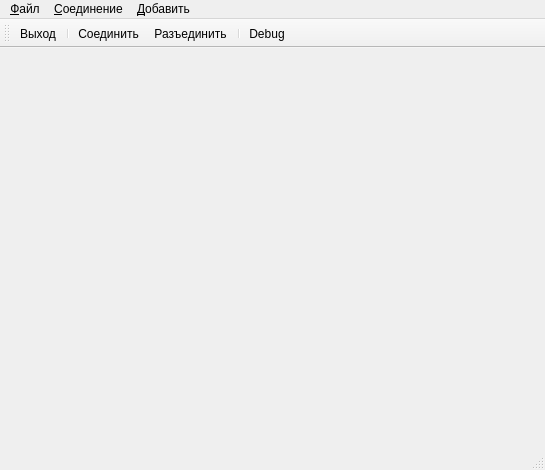
<?xml version="1.0" encoding="UTF-8"?>
<ui version="4.0">
 <class>CanOpenWin</class>
 <widget class="QMainWindow" name="CanOpenWin">
  <property name="geometry">
   <rect>
    <x>0</x>
    <y>0</y>
    <width>545</width>
    <height>470</height>
   </rect>
  </property>
  <property name="windowTitle">
   <string>CanOpenWin</string>
  </property>
  <widget class="QWidget" name="centralwidget"/>
  <widget class="QMenuBar" name="menubar">
   <property name="geometry">
    <rect>
     <x>0</x>
     <y>0</y>
     <width>545</width>
     <height>21</height>
    </rect>
   </property>
   <widget class="QMenu" name="menu">
    <property name="title">
     <string>&amp;Файл</string>
    </property>
    <addaction name="actSaveCockpit"/>
    <addaction name="actOpenCockpit"/>
    <addaction name="actSettings"/>
    <addaction name="separator"/>
    <addaction name="actQuit"/>
   </widget>
   <widget class="QMenu" name="menu_2">
    <property name="title">
     <string>&amp;Соединение</string>
    </property>
    <addaction name="actConnect"/>
    <addaction name="actDisconnect"/>
   </widget>
   <widget class="QMenu" name="menu_3">
    <property name="title">
     <string>&amp;Добавить</string>
    </property>
    <addaction name="actAddPlot"/>
    <addaction name="actAddDial"/>
    <addaction name="actAddSlider"/>
    <addaction name="actAddBar"/>
    <addaction name="actAddButton"/>
    <addaction name="actAddIndicator"/>
   </widget>
   <addaction name="menu"/>
   <addaction name="menu_2"/>
   <addaction name="menu_3"/>
  </widget>
  <widget class="QStatusBar" name="statusbar"/>
  <widget class="QToolBar" name="toolBar">
   <property name="windowTitle">
    <string>toolBar</string>
   </property>
   <attribute name="toolBarArea">
    <enum>TopToolBarArea</enum>
   </attribute>
   <attribute name="toolBarBreak">
    <bool>false</bool>
   </attribute>
   <addaction name="actQuit"/>
   <addaction name="separator"/>
   <addaction name="actConnect"/>
   <addaction name="actDisconnect"/>
   <addaction name="separator"/>
   <addaction name="actDebugExec"/>
  </widget>
  <action name="actDebugExec">
   <property name="icon">
    <iconset resource="qt_canopennode_slcan.qrc">
     <normaloff>:/images/icons/Engineering-48.png</normaloff>:/images/icons/Engineering-48.png</iconset>
   </property>
   <property name="text">
    <string>Debug</string>
   </property>
  </action>
  <action name="actConnect">
   <property name="icon">
    <iconset resource="qt_canopennode_slcan.qrc">
     <normaloff>:/images/icons/Connected-48.png</normaloff>:/images/icons/Connected-48.png</iconset>
   </property>
   <property name="text">
    <string>&amp;Соединить</string>
   </property>
   <property name="toolTip">
    <string>Соединить</string>
   </property>
  </action>
  <action name="actDisconnect">
   <property name="icon">
    <iconset resource="qt_canopennode_slcan.qrc">
     <normaloff>:/images/icons/Disconnected-48.png</normaloff>:/images/icons/Disconnected-48.png</iconset>
   </property>
   <property name="text">
    <string>&amp;Разъединить</string>
   </property>
   <property name="toolTip">
    <string>Разъединить</string>
   </property>
  </action>
  <action name="actQuit">
   <property name="icon">
    <iconset resource="qt_canopennode_slcan.qrc">
     <normaloff>:/images/icons/Shutdown-48.png</normaloff>:/images/icons/Shutdown-48.png</iconset>
   </property>
   <property name="text">
    <string>В&amp;ыход</string>
   </property>
  </action>
  <action name="actAddPlot">
   <property name="text">
    <string>&amp;График</string>
   </property>
   <property name="toolTip">
    <string>Добавить график</string>
   </property>
  </action>
  <action name="actEditPlot">
   <property name="text">
    <string>&amp;Редактировать</string>
   </property>
   <property name="toolTip">
    <string>Редактировать график</string>
   </property>
  </action>
  <action name="actDelPlot">
   <property name="text">
    <string>&amp;Удалить</string>
   </property>
   <property name="toolTip">
    <string>Удалить график</string>
   </property>
  </action>
  <action name="actAddDial">
   <property name="text">
    <string>&amp;Показометр</string>
   </property>
   <property name="toolTip">
    <string>Добавить показометр</string>
   </property>
  </action>
  <action name="actEditDial">
   <property name="text">
    <string>&amp;Редактировать</string>
   </property>
   <property name="toolTip">
    <string>Редактировать показометр</string>
   </property>
  </action>
  <action name="actDelDial">
   <property name="text">
    <string>&amp;Удалить</string>
   </property>
   <property name="toolTip">
    <string>Удалить показометр</string>
   </property>
  </action>
  <action name="actAddSlider">
   <property name="text">
    <string>&amp;Слайдер</string>
   </property>
   <property name="toolTip">
    <string>Добавить слайдер</string>
   </property>
  </action>
  <action name="actEditSlider">
   <property name="text">
    <string>&amp;Редактировать</string>
   </property>
   <property name="toolTip">
    <string>Редактировать слайдер</string>
   </property>
  </action>
  <action name="actDelSlider">
   <property name="text">
    <string>&amp;Удалить</string>
   </property>
   <property name="toolTip">
    <string>Удалить слайдер</string>
   </property>
  </action>
  <action name="actAddBar">
   <property name="text">
    <string>&amp;Бар</string>
   </property>
   <property name="toolTip">
    <string>Добавить бар</string>
   </property>
  </action>
  <action name="actEditBar">
   <property name="text">
    <string>&amp;Редактировать</string>
   </property>
   <property name="toolTip">
    <string>Редактировать бар</string>
   </property>
  </action>
  <action name="actDelBar">
   <property name="text">
    <string>&amp;Удалить</string>
   </property>
   <property name="toolTip">
    <string>Удалить бар</string>
   </property>
  </action>
  <action name="actAddButton">
   <property name="text">
    <string>&amp;Кнопка</string>
   </property>
   <property name="toolTip">
    <string>Добавить кнопку</string>
   </property>
  </action>
  <action name="actEditButton">
   <property name="text">
    <string>&amp;Редактировать</string>
   </property>
   <property name="toolTip">
    <string>Редактировать кнопку</string>
   </property>
  </action>
  <action name="actDelButton">
   <property name="text">
    <string>&amp;Удалить</string>
   </property>
   <property name="toolTip">
    <string>Удалить кнопку</string>
   </property>
  </action>
  <action name="actAddIndicator">
   <property name="text">
    <string>&amp;Индикатор</string>
   </property>
   <property name="toolTip">
    <string>Добавить индикатор</string>
   </property>
  </action>
  <action name="actEditIndicator">
   <property name="text">
    <string>&amp;Редактировать</string>
   </property>
   <property name="toolTip">
    <string>Редактировать индикатор</string>
   </property>
  </action>
  <action name="actDelIndicator">
   <property name="text">
    <string>&amp;Удалить</string>
   </property>
   <property name="toolTip">
    <string>Удалить индикатор</string>
   </property>
  </action>
  <action name="actSettings">
   <property name="text">
    <string>&amp;Параметры</string>
   </property>
   <property name="toolTip">
    <string>Параметры</string>
   </property>
  </action>
  <action name="actSaveCockpit">
   <property name="text">
    <string>Сохранить приборы</string>
   </property>
   <property name="toolTip">
    <string>Сохранить при&amp;боры</string>
   </property>
  </action>
  <action name="actOpenCockpit">
   <property name="text">
    <string>&amp;Загрузить приборы</string>
   </property>
   <property name="toolTip">
    <string>Загрузить приборы</string>
   </property>
  </action>
 </widget>
 <resources>
  <include location="qt_canopennode_slcan.qrc"/>
 </resources>
 <connections/>
</ui>
